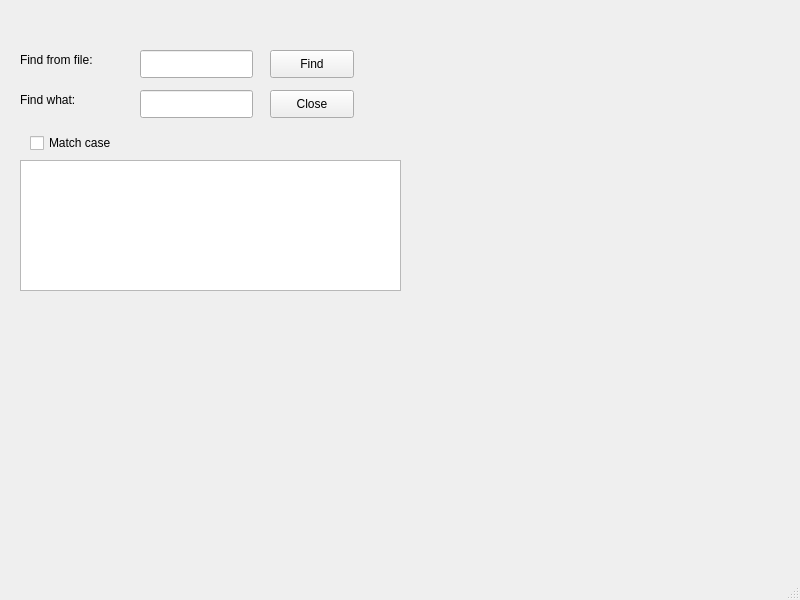
<?xml version="1.0" encoding="UTF-8"?>
<ui version="4.0">
 <class>MainWindow</class>
 <widget class="QMainWindow" name="MainWindow">
  <property name="geometry">
   <rect>
    <x>0</x>
    <y>0</y>
    <width>800</width>
    <height>600</height>
   </rect>
  </property>
  <property name="windowTitle">
   <string>MainWindow</string>
  </property>
  <widget class="QWidget" name="centralwidget">
   <widget class="QLineEdit" name="fileLineEdit">
    <property name="geometry">
     <rect>
      <x>140</x>
      <y>50</y>
      <width>113</width>
      <height>28</height>
     </rect>
    </property>
   </widget>
   <widget class="QLineEdit" name="keyLineEdit">
    <property name="geometry">
     <rect>
      <x>140</x>
      <y>90</y>
      <width>113</width>
      <height>28</height>
     </rect>
    </property>
   </widget>
   <widget class="QPushButton" name="findPushButton">
    <property name="geometry">
     <rect>
      <x>270</x>
      <y>50</y>
      <width>84</width>
      <height>28</height>
     </rect>
    </property>
    <property name="text">
     <string>Find</string>
    </property>
   </widget>
   <widget class="QPushButton" name="closePushButton">
    <property name="geometry">
     <rect>
      <x>270</x>
      <y>90</y>
      <width>84</width>
      <height>28</height>
     </rect>
    </property>
    <property name="text">
     <string>Close</string>
    </property>
   </widget>
   <widget class="QCheckBox" name="matchCheckBox">
    <property name="geometry">
     <rect>
      <x>30</x>
      <y>130</y>
      <width>101</width>
      <height>26</height>
     </rect>
    </property>
    <property name="text">
     <string>Match case</string>
    </property>
   </widget>
   <widget class="QTextBrowser" name="textBrowser">
    <property name="geometry">
     <rect>
      <x>20</x>
      <y>160</y>
      <width>381</width>
      <height>131</height>
     </rect>
    </property>
   </widget>
   <widget class="QLabel" name="label">
    <property name="geometry">
     <rect>
      <x>20</x>
      <y>50</y>
      <width>111</width>
      <height>20</height>
     </rect>
    </property>
    <property name="text">
     <string>Find from file:</string>
    </property>
   </widget>
   <widget class="QLabel" name="label_2">
    <property name="geometry">
     <rect>
      <x>20</x>
      <y>90</y>
      <width>111</width>
      <height>20</height>
     </rect>
    </property>
    <property name="text">
     <string>Find what:</string>
    </property>
   </widget>
  </widget>
  <widget class="QMenuBar" name="menubar">
   <property name="geometry">
    <rect>
     <x>0</x>
     <y>0</y>
     <width>800</width>
     <height>25</height>
    </rect>
   </property>
  </widget>
  <widget class="QStatusBar" name="statusbar"/>
 </widget>
 <resources/>
 <connections>
  <connection>
   <sender>closePushButton</sender>
   <signal>clicked()</signal>
   <receiver>MainWindow</receiver>
   <slot>close()</slot>
   <hints>
    <hint type="sourcelabel">
     <x>318</x>
     <y>119</y>
    </hint>
    <hint type="destinationlabel">
     <x>384</x>
     <y>134</y>
    </hint>
   </hints>
  </connection>
 </connections>
</ui>
